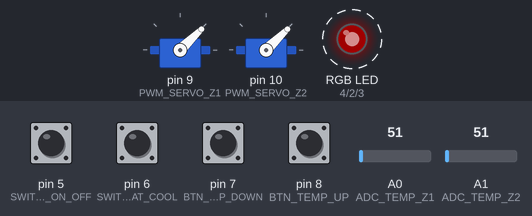
A sketch run on a simulated Arduino Uno, built with avr-gcc and run on an emulated ATmega328P. Parts: 2 × servo, an RGB LED mixed from three pins (HIGH = lit). Dashed ring = blinking. Inputs (shaded band) come from the test bench; at power-on: pin 5 (SWITCH_ON_OFF), pin 6 (SWITCH_HEAT_COOL), pin 7 (BTN_TEMP_DOWN), pin 8 (BTN_TEMP_UP) HIGH, A0 (ADC_TEMP_Z1) = 51, A1 (ADC_TEMP_Z2) = 51. Dim RGB values are drawn brighter than linear; servo pulses on a pin are drawn as a servo (544–2400 µs = 0–180°); pins used as bus, display or sensor lines are not drawn; what the sketch prints to the serial monitor is not drawn.

Above: at 0.74 s.
1.3 s: pin 5 (SWITCH_ON_OFF) pulled LOW for 0.15 s
At 2.95 s:
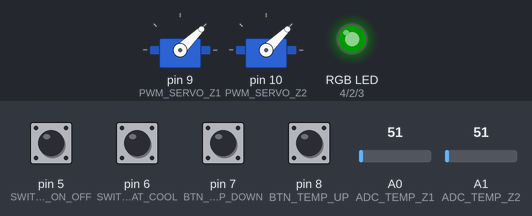
4.8 s: pin 7 (BTN_TEMP_DOWN) pulled LOW for 0.15 s
At 5.74 s:
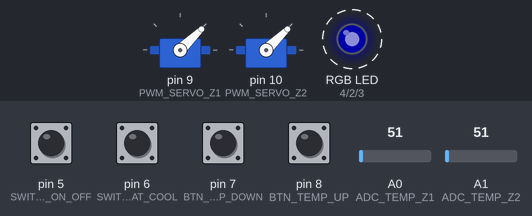
8.3 s: pin 8 (BTN_TEMP_UP) pulled LOW for 0.15 s
At 8.43 s:
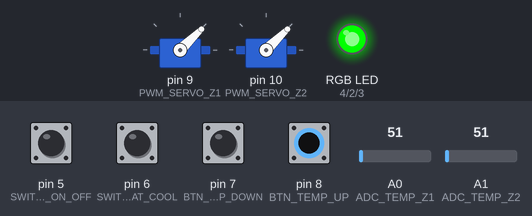
11.8 s: pin 5 (SWITCH_ON_OFF) pulled LOW for 1 s
At 12.6 s:
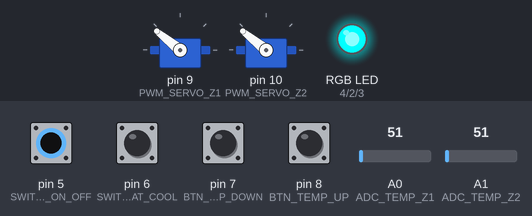
15.3 s: pin 7 (BTN_TEMP_DOWN) pulled LOW for 1 s
18.8 s: pin 8 (BTN_TEMP_UP) pulled LOW for 1 s
Timing chart, 0 to 23.3 s (numbered marks = the images above; inputs shaded):
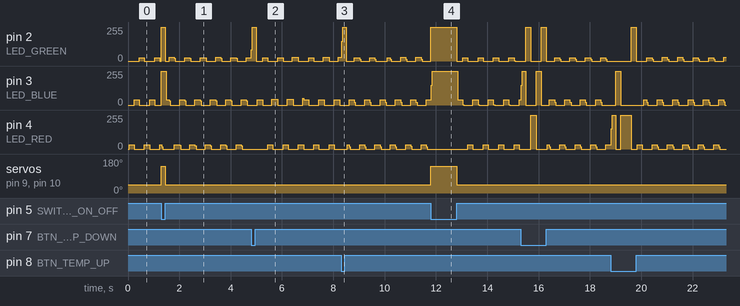

The sketch:

sketch.ino
```cpp
// Pin definitions
const int LED_GREEN = 2;
const int LED_BLUE = 3;
const int LED_RED = 4;
const int SWITCH_ON_OFF = 5;
const int SWITCH_HEAT_COOL = 6;
const int BTN_TEMP_DOWN = 7;
const int BTN_TEMP_UP = 8;
const int PWM_SERVO_Z1 = 9;
const int PWM_SERVO_Z2 = 10;
const int ADC_TEMP_Z1 = A0;
const int ADC_TEMP_Z2 = A1;

// Global variables for system state
int desiredTemp = 70;
int currentTempZ1, currentTempZ2;
bool systemOn = false;
bool systemHeating = false;
bool zone1Open = false;
bool zone2Open = false;
bool errorState = false;

// Timers for non-blocking operations
unsigned long lastSampleTime = 0;
unsigned long lastSerialTime = 0;

void setup() {
  // Set pin modes
  pinMode(LED_GREEN, OUTPUT);
  pinMode(LED_BLUE, OUTPUT);
  pinMode(LED_RED, OUTPUT);
  pinMode(PWM_SERVO_Z1, OUTPUT);
  pinMode(PWM_SERVO_Z2, OUTPUT);
  pinMode(SWITCH_ON_OFF, INPUT_PULLUP);
  pinMode(SWITCH_HEAT_COOL, INPUT_PULLUP);
  pinMode(BTN_TEMP_DOWN, INPUT_PULLUP);
  pinMode(BTN_TEMP_UP, INPUT_PULLUP);
  pinMode(ADC_TEMP_Z1, INPUT);
  pinMode(ADC_TEMP_Z2, INPUT);

  // Initialize Serial communication
  Serial.begin(9600);

  // Initial state display
  digitalWrite(LED_GREEN, LOW);
  digitalWrite(LED_BLUE, LOW);
  digitalWrite(LED_RED, LOW);

  // Setup PWM timers for both servos
  setupTimer();
}

void loop() {
  // Read switches for system state
  systemOn = digitalRead(SWITCH_ON_OFF) == LOW;
  systemHeating = digitalRead(SWITCH_HEAT_COOL) == LOW;


  // Check for error state
  errorState = !systemOn;

  if (errorState) {
    // Determine which LED to light based on time
    unsigned long t = (millis() / 200) % 3; // change LED every 500 ms

    // Turn off all LEDs first
    digitalWrite(LED_GREEN, LOW);
    digitalWrite(LED_BLUE, LOW);
    digitalWrite(LED_RED, LOW);

    if (t == 0) digitalWrite(LED_RED, HIGH);
    else if (t == 1) digitalWrite(LED_BLUE, HIGH);
    else digitalWrite(LED_GREEN, HIGH);

    // Optionally, force zones closed while in error
    zone1Open = false;
    zone2Open = false;
  }

  // Read buttons for desired temperature
  if (digitalRead(BTN_TEMP_UP) == LOW) {
    desiredTemp++;
    delay(200);
  }
  if (digitalRead(BTN_TEMP_DOWN) == LOW) {
    desiredTemp--;
    delay(200);
  }

  // Sample temperature every 1 second
  if (millis() - lastSampleTime >= 1000) {
    lastSampleTime = millis();
    currentTempZ1 = map(analogRead(ADC_TEMP_Z1), 1023, 0, 0, 100);
    currentTempZ2 = map(analogRead(ADC_TEMP_Z2), 1023, 0, 0, 100);
  }

  // Main state machine logic
  if (systemOn) {
    digitalWrite(LED_GREEN, HIGH);

    // Determine heating/cooling mode and set LEDs
    if(zone1Open || zone2Open)
    {
      if (systemHeating) {
        digitalWrite(LED_RED, HIGH);
        digitalWrite(LED_BLUE, LOW);
      } else {
        digitalWrite(LED_BLUE, HIGH);
        digitalWrite(LED_RED, LOW);
      }
    }else{
      digitalWrite(LED_BLUE, LOW);
      digitalWrite(LED_RED, LOW);
    }

    // Zone 1 logic
    if ((systemHeating && currentTempZ1 < desiredTemp) || (!systemHeating && currentTempZ1 > desiredTemp)) {
      zone1Open = true;
    } else {
      zone1Open = false;
    }

    // Zone 2 logic
    if ((systemHeating && currentTempZ2 < desiredTemp) || (!systemHeating && currentTempZ2 > desiredTemp)) {
      zone2Open = true;
    } else {
      zone2Open = false;
    }

  } else {
    // System is off
    digitalWrite(LED_GREEN, LOW);
    digitalWrite(LED_RED, LOW);
    digitalWrite(LED_BLUE, LOW);
    zone1Open = false;
    zone2Open = false;
  }

  // Update servos based on zone state
  updateServos();

  // Send serial message every 10 seconds
  if (millis() - lastSerialTime >= 10000) {
    lastSerialTime = millis();
    Serial.print("Set Point: ");
    Serial.print(desiredTemp);
    Serial.print("F, Temperature Z1: ");
    Serial.print(currentTempZ1);
    Serial.print("F, Temperature Z2: ");
    Serial.print(currentTempZ2);
    Serial.print("F, System: ");
    Serial.print(systemOn ? "On" : "Off");
    Serial.print(", System Mode: ");
    Serial.print(systemHeating ? "Heat" : "Cool");
    Serial.print(", Zone 1: ");
    Serial.print(zone1Open ? "Open" : "Closed");
    Serial.print(", Zone 2: ");
    Serial.println(zone2Open ? "Open" : "Closed");
  }
}

// --- PWM Timer Functions ---
void setupTimer() {

  cli(); // disable interrupts
  TCCR1A = 0;
  TCCR1B = 0;

  TCCR1A |= (1 << COM1A1) | (1 << COM1B1);

  TCCR1A |= (1 << WGM11);
  TCCR1B |= (1 << WGM13) | (1 << WGM12);

  TCCR1B |= (1 << CS11);

  ICR1 = 40000;

  OCR1A = 2000; // pin 9 (OC1A)
  OCR1B = 2000; // pin 10 (OC1B)

  sei(); // enable interrupts
}

void updateServos() {

  if (zone1Open) {
    OCR1A = 4000; // open = 2ms pulse
  } else {
    OCR1A = 2000; // closed = 1ms pulse
  }

  if (zone2Open) {
    OCR1B = 4000; // open = 2ms
  } else {
    OCR1B = 2000; // closed = 1ms
  }
}
```

Measured:
- after the input at 1.3 s, servo on pin 9 (PWM_SERVO_Z1), servo on pin 10 (PWM_SERVO_Z2): 44° → 141° at once, → 44° 0.16 s later
- after the input at 11.8 s, servo on pin 9 (PWM_SERVO_Z1), servo on pin 10 (PWM_SERVO_Z2): 44° → 141° at once, → 44° 1.0 s later
